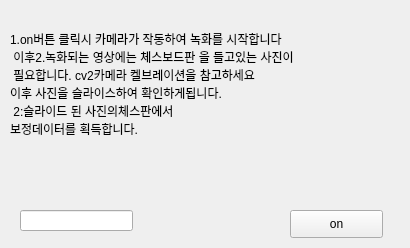
<?xml version="1.0" encoding="UTF-8"?>
<ui version="4.0">
 <class>Form</class>
 <widget class="QWidget" name="Form">
  <property name="geometry">
   <rect>
    <x>0</x>
    <y>0</y>
    <width>410</width>
    <height>248</height>
   </rect>
  </property>
  <property name="windowTitle">
   <string>Form</string>
  </property>
  <widget class="QPushButton" name="on">
   <property name="geometry">
    <rect>
     <x>290</x>
     <y>210</y>
     <width>93</width>
     <height>28</height>
    </rect>
   </property>
   <property name="text">
    <string>on</string>
   </property>
  </widget>
  <widget class="QLineEdit" name="lineEdit">
   <property name="geometry">
    <rect>
     <x>20</x>
     <y>210</y>
     <width>113</width>
     <height>21</height>
    </rect>
   </property>
  </widget>
  <widget class="QLabel" name="label">
   <property name="geometry">
    <rect>
     <x>10</x>
     <y>30</y>
     <width>371</width>
     <height>131</height>
    </rect>
   </property>
   <property name="text">
    <string>1.on버튼 클릭시 카메라가 작동하여 녹화를 시작합니다
 이후2.녹화되는 영상에는 체스보드판 을 들고있는 사진이
 필요합니다. cv2카메라 켈브레이션을 참고하세요
이후 사진을 슬라이스하여 확인하게됩니다.
 2:슬라이드 된 사진의체스판에서
보정데이터를 획득합니다.</string>
   </property>
   <property name="alignment">
    <set>Qt::AlignLeading|Qt::AlignLeft|Qt::AlignTop</set>
   </property>
  </widget>
 </widget>
 <resources/>
 <connections/>
</ui>
